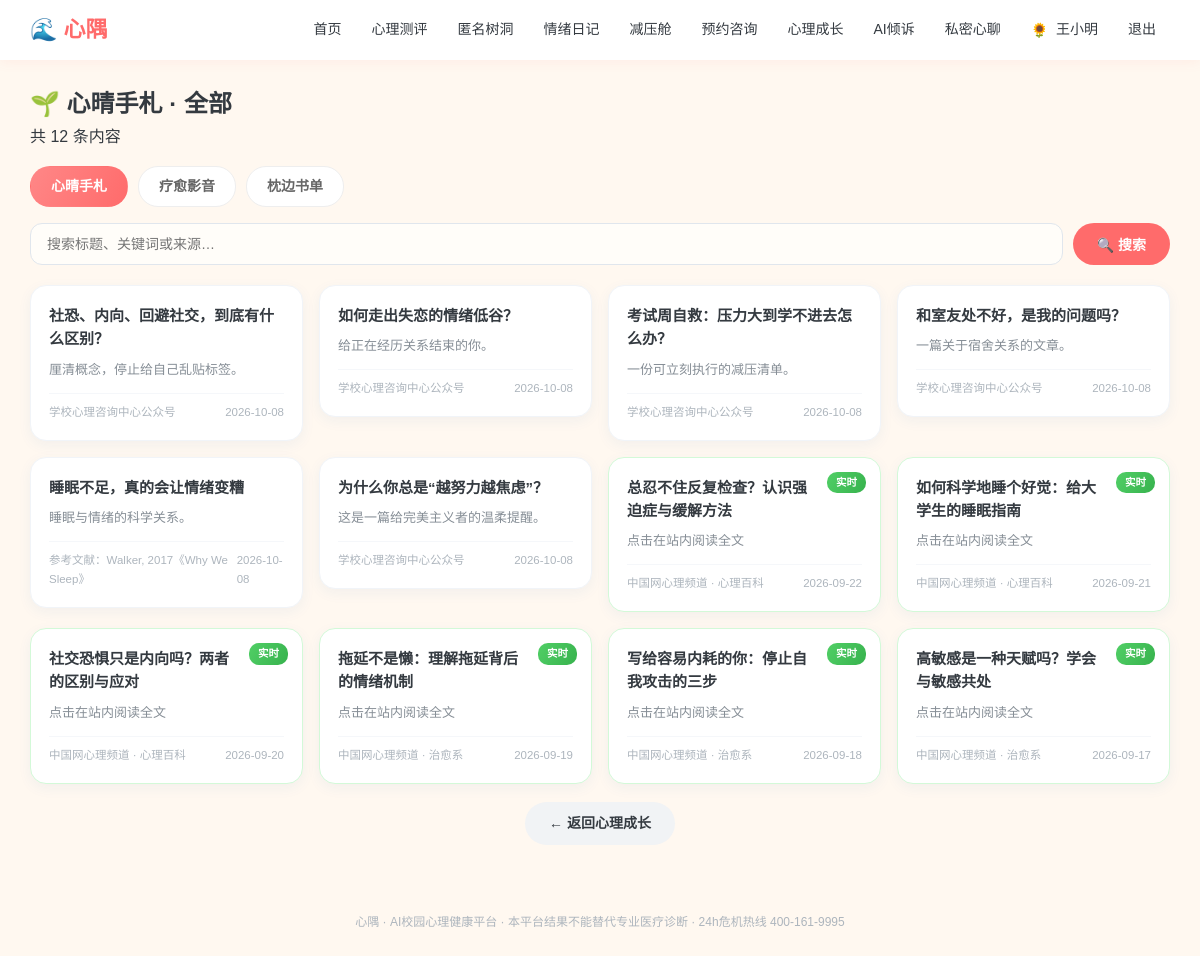
The page /learn/article/all (signed in) on the database its author committed.
### models.py (models this page shows, shortened)
class User(db.Model):
    __tablename__ = "users"
    id = db.Column(db.Integer, primary_key=True)
    username = db.Column(db.String(64), unique=True, nullable=False)
    password_hash = db.Column(db.String(256), nullable=False)
    role = db.Column(db.String(16), default="student")   #student/counselor
    real_name = db.Column(db.String(64), default="")
    gender = db.Column(db.String(8), default="")
    grade = db.Column(db.String(32), default="")
    major = db.Column(db.String(64), default="")
    phone = db.Column(db.String(32), default="")
    avatar = db.Column(db.String(16), default="🌻")
    avatar_type = db.Column(db.String(16), default="emoji")   #emoji/upload
    avatar_file = db.Column(db.String(128), default="")       #本地上传头像文件名
    profile_completed = db.Column(db.Boolean, default=False)  #首次登录是否已完成基本信息
    qualification_no = db.Column(db.String(64), default="")   # 注册系统编号/证书编号
    qualification_verified = db.Column(db.Boolean, default=False)
    student_id = db.Column(db.String(32), default="")
    school = db.Column(db.String(128), default="")
    college = db.Column(db.String(128), default="")
    class_name = db.Column(db.String(64), default="")
    enrollment_year = db.Column(db.String(8), default="")
    education_level = db.Column(db.String(32), default="")
    student_status = db.Column(db.String(32), default="")
    employee_id = db.Column(db.String(32), default="")
    teacher_title = db.Column(db.String(64), default="")
    department = db.Column(db.String(128), default="")
    qualification = db.Column(db.String(256), default="")
    intro = db.Column(db.String(512), default="")
    created_at = db.Column(db.DateTime, default=datetime.now)

class Resource(db.Model):
    __tablename__ = "resources"
    id = db.Column(db.Integer, primary_key=True)
    title = db.Column(db.String(128))
    category = db.Column(db.String(32), default="科普")
    summary = db.Column(db.String(256), default="")
    content = db.Column(db.Text, default="")
    author = db.Column(db.String(64), default="心隅心理中心")
    source = db.Column(db.String(128), default="")
    url = db.Column(db.String(256), default="")    #视频/书籍的外部观看或检索链接
    cover = db.Column(db.String(256), default="")     #书籍封面图片
    kind = db.Column(db.String(16), default="article")  #article/video/book
    created_at = db.Column(db.DateTime, default=datetime.now)

### app.py (the view)
@app.route("/learn/<tab>/all")
@login_required()
def learn_all(u, tab):
    if tab not in LEARN_TABS:
        tab = "article"
    q = (request.args.get("q") or "").strip()
    page = request.args.get("page", 1, type=int)
    per = 24
    live = news.get_learn_articles() if tab == "article" else []
    db_rows = Resource.query.filter_by(kind=tab).order_by(Resource.created_at.desc()).all()
    items = []
    if tab == "article":
        for it in live:
            items.append({"title": it["title"], "summary": "点击在站内阅读全文", "kind": "article","author": it["source"], "source": it["source"],
                          "date": it["date"], "url": it["url"], "is_live": True})
    for r in db_rows:
        items.append({"title": r.title, "summary": r.summary, "kind": r.kind,"author": r.author, "source": r.source,"date": r.created_at.strftime("%Y-%m-%d"),
                      "rid": r.id,"is_live": False, "url": r.url or "", "cover": r.cover or ""})
    if q:
        items = [x for x in items if q in x["title"] or q in (x["summary"] or "") or q in (x["source"] or "")]
    items.sort(key=lambda x: x.get("date") or "", reverse=True)
    total = len(items)
    pages = max(1, (total + per - 1) // per)
    page = min(max(1, page), pages)
    page_items = items[(page - 1) * per: page * per]
    t, online = news.last_updated("learn") if tab == "article" else ("", False)
    return render_template("learn_all.html", u=u, tab=tab, tabs=LEARN_TABS,items=page_items, q=q, page=page, pages=pages, total=total,
                           news_t=t, online=online)

### app.py (called while the page is built)
def login_required(role=None):
    def decor(f):
        @wraps(f)
        def wrapper(*args,**kwargs):
            uid = session.get("uid")
            if not uid:
                return redirect(url_for("login", next=request.path))
            u = db.session.get(User, uid)
            if not u:
                session.clear()
                return redirect(url_for("login"))
            if not u.profile_completed and request.endpoint not in (
                    "profile", "logout", "static", "avatar_upload"):
                flash("首次登录请先完善你的基本信息", "warn")
                return redirect(url_for("profile"))
            if role and u.role != role:
                flash("该页面需要相应权限", "warn")
                return redirect(url_for("index"))
            return f(u, *args, **kwargs)
        return wrapper
    return decor

@app.context_processor
def inject_globals():
    uid = session.get("uid")
    u = db.session.get(User, uid) if uid else None
    def avatar_html(usr, cls="", emoji_cls=""):
        if usr and usr.avatar_type == "upload" and usr.avatar:
            return f'<img class="{cls}" src="{usr.avatar}" alt="头像">'
        return f'<span class="{emoji_cls}">{usr.avatar or "👤" if usr else "👤"}</span>'
    return {"now": datetime.now(), "u": u, "avatar_html": avatar_html}

### news.py (called while the page is built, shortened)
def _cached(key, fetcher, fallback):
    now = time.time()
    if key in CACHE and now - CACHE[key][0] < CACHE_TTL:
        return CACHE[key][1]

def get_learn_articles():
    def f():
        out = []
        for name, url in LEARN_SOURCES.items():
            for it in _parse_links(_get(url), "http://psy.china.com.cn/")[:5]:
                out.append({"title": it["title"], "date": it["date"] or "近期",
                            "url": it["url"], "source": "中国网心理频道 · " + name})
        return out[:10] or None
    return _cached("learn", f, FALLBACK_LEARN)

def last_updated(key):
    if key not in CACHE:
        return "尚未更新", False
    ts, online = CACHE[key][0], CACHE[key][2] if len(CACHE[key]) > 2 else True
    return datetime.fromtimestamp(ts).strftime("%Y-%m-%d %H:%M"), online

### templates/learn_all.html (shortened to what this page needs)
{% extends "base.html" %}
{% block body %}
<div class="wrap">
  <div class="page-head">
    <h2>🌱 {{ tabs[tab] }} · 全部</h2>
    <p>共 {{ total }} 条内容{% if q %}，搜索“{{ q }}”{% endif %}</p>
  </div>
  <div class="sub-tabs">
    {% for k, name in tabs.items() %}
    <a class="sub-tab {% if k==tab %}active{% endif %}" href="{{ url_for('learn_all', tab=k) }}">{{ name }}</a>
    {% endfor %}
  </div>
  <form class="search-bar" method="get" action="{{ url_for('learn_all', tab=tab) }}">
    <input type="text" name="q" value="{{ q }}" placeholder="搜索标题、关键词或来源…">
    <button class="btn" type="submit">🔍 搜索</button>
  </form>
  {% if items|length == 0 %}
  <div class="empty">没有找到相关内容，换个关键词试试吧。</div>
  {% elif tab == 'article' %}
    <div class="post-grid">
      {% for it in items %}
      <a class="pcard {% if it.is_live %}live{% endif %}"
         href="{% if it.is_live %}{{ url_for('reader') }}?url={{ it.url|urlencode }}{% else %}{{ url_for('learn_post', rid=it.rid) }}{% endif %}">
        {% if it.is_live %}<span class="live-badge">实时</span>{% endif %}
        <h4>{{ it.title }}</h4>
        <p>{{ it.summary }}</p>
        <div class="m-meta"><span>{{ it.source }}</span><span>{{ it.date }}</span></div>
      </a>
      {% endfor %}
    </div>
  {% endif %}
  <div style="text-align:center;margin:18px 0">
    <a class="btn btn-ghost" href="{{ url_for('learn', tab=tab) }}">← 返回心理成长</a>
  </div>
</div>
{% endblock %}

### templates/base.html (shortened to what this page needs)
<!DOCTYPE html>
<html lang="zh-CN">
<head>
<link href="{{ url_for('static', filename='css/style.css') }}" rel="stylesheet">
</head>
<body>
<nav class="topnav">
  <div class="nav-inner">
    <a class="brand" href="{{ url_for('index') }}">🌊 心隅</a>
    <div class="nav-links">
      {% if u %}
        {% if u.role == 'student' %}
          <a href="{{ url_for('index') }}">首页</a>
          <a href="{{ url_for('assessments') }}">心理测评</a>
          <a href="{{ url_for('treehole') }}">匿名树洞</a>
          <a href="{{ url_for('mood') }}">情绪日记</a>
          <a href="{{ url_for('relax') }}">减压舱</a>
          <a href="{{ url_for('booking') }}">预约咨询</a>
          <a href="{{ url_for('learn') }}">心理成长</a>
          <a href="{{ url_for('chat') }}">AI倾诉</a>
          <a href="{{ url_for('rag_chat_page') }}" title="私密心聊：端侧离线·数据不出本机的一对一私人AI心理咨询">私密心聊</a>
        {% endif %}
        <a class="nav-user" href="{{ url_for('profile') }}" title="个人信息"><span class="nav-avatar-wrap">{{ avatar_html(u, cls="nav-avatar") | safe }}</span> {{ u.real_name or u.username }}</a>
        <a href="{{ url_for('logout') }}">退出</a>
      {% else %}
        <a href="{{ url_for('login') }}">登录</a>
        <a href="{{ url_for('register') }}">注册</a>
      {% endif %}
    </div>
  </div>
</nav>
<main class="container">{% block body %}{% endblock %}</main>
<footer class="footer">心隅 · AI校园心理健康平台 · 本平台结果不能替代专业医疗诊断 · 24h危机热线 400-161-9995</footer>
</body>
</html>

### static/css/style.css (style rules this page uses)
* { margin: 0; padding: 0; box-sizing: border-box; }
:root { --brand: #ff6b6b; --brand2: #ffa94d; --sky: #4dabf7; --mint: #51cf66; --sun: #ffd43b; --ink: #343a40; --ink2: #868e96; --bg: #fff8f0; --card: #ffffff; --soft: #fff1e6; }
body { font-family: "Microsoft YaHei", "PingFang SC", sans-serif; background: var(--bg); color: var(--ink); line-height: 1.65; }
a { color: var(--brand); text-decoration: none; }
.topnav { background: #fff; box-shadow: 0 2px 12px rgba(255,107,107,.08); position: sticky; top: 0; z-index: 100; }
.nav-inner { max-width: 1180px; margin: 0 auto; padding: 0 20px; height: 60px; display: flex; align-items: center; justify-content: space-between; }
.brand { font-size: 22px; font-weight: 800; color: var(--brand); display:flex; align-items:center; gap:6px; }
.nav-links { display: flex; gap: 2px; align-items: center; flex-wrap: wrap; }
.nav-links a { color: var(--ink); padding: 7px 14px; border-radius: 20px; font-size: 14px; font-weight: 500; transition: .2s; }
.nav-user { font-size: 13px; color: var(--ink2); padding: 0 8px; }
.nav-avatar-wrap { display: inline-flex; vertical-align: middle; margin-right: 4px; }
.container { max-width: 1180px; margin: 24px auto; padding: 0 20px; }
.footer { text-align: center; color: #adb5bd; font-size: 12px; padding: 28px; margin-top: 40px; }
.btn { display: inline-block; background: var(--brand); color: #fff; border: none; padding: 10px 24px; border-radius: 24px; font-size: 14px; cursor: pointer; font-weight: 600; transition:.2s; }
.btn-ghost { background:#f1f3f5; color:var(--ink); }
input[type=text], input[type=password], input[type=date], input[type=time], select, textarea { width: 100%; padding: 10px 14px; border: 2px solid #ffe3d3; border-radius: 12px; font-size: 14px; font-family: inherit; background:#fffdf9; }

### templates/learn_all.html (style rules this page uses)
.sub-tabs { display:flex;gap:10px;margin:16px 0;flex-wrap:wrap }
.sub-tab { padding:8px 20px;border-radius:20px;background:#fff;color:#666;font-size:14px;font-weight:600;border:1px solid #eee }
.sub-tab.active { background:linear-gradient(120deg,#ff8787,#ff6b6b);color:#fff;border-color:transparent }
.post-grid { display:grid;grid-template-columns:repeat(auto-fill,minmax(260px,1fr));gap:16px;align-items:start }
.pcard { background:#fff;border-radius:16px;padding:18px;box-shadow:0 4px 14px rgba(33,99,180,.06);display:block;position:relative;border:1px solid #f1f4f8 }
.pcard h4 { font-size:15px;color:#343a40;line-height:1.55;margin-bottom:8px;font-weight:700 }
.pcard p { font-size:13px;color:#868e96;line-height:1.7;margin-bottom:12px;display:-webkit-box;-webkit-line-clamp:3;-webkit-box-orient:vertical;overflow:hidden }
.pcard .m-meta { display:flex;justify-content:space-between;font-size:11.5px;color:#adb5bd;border-top:1px solid #f5f7fa;padding-top:9px;gap:8px }
.live-badge { position:absolute;top:14px;right:14px;background:linear-gradient(120deg,#51cf66,#37b24d);color:#fff;font-size:10.5px;padding:2px 9px;border-radius:10px;font-weight:600 }
.pcard.live { border-color:#d3f9d8 }
.pcard.live h4 { padding-right:46px }
.search-bar { display:flex;gap:10px;margin-bottom:20px }
.search-bar input { flex:1;padding:12px 16px;border:1px solid #e0e6ed;border-radius:12px;font-size:14px }

### rows shown on the page
User: avatar_type+avatar "🌻", real_name "王小明"
Resource: title "社恐、内向、回避社交，到底有什么区别？", summary "厘清概念，停止给自己乱贴标签。", source "学校心理咨询中心公众号", date "2026-10-08"
Resource: title "如何走出失恋的情绪低谷？", summary "给正在经历关系结束的你。", source "学校心理咨询中心公众号", date "2026-10-08"
Resource: title "考试周自救：压力大到学不进去怎么办？", summary "一份可立刻执行的减压清单。", source "学校心理咨询中心公众号", date "2026-10-08"
Resource: title "和室友处不好，是我的问题吗？", summary "一篇关于宿舍关系的文章。", source "学校心理咨询中心公众号", date "2026-10-08"
Resource: title "睡眠不足，真的会让情绪变糟", summary "睡眠与情绪的科学关系。", source "参考文献：Walker, 2017《Why We Sleep》", date "2026-10-08"
Resource: title "为什么你总是“越努力越焦虑”？", summary "这是一篇给完美主义者的温柔提醒。", source "学校心理咨询中心公众号", date "2026-10-08"

### other values the page prints
{{ tabs[tab] }} "心晴手札"
{{ total }} "12"
{{ name }} "心晴手札" "疗愈影音" "枕边书单"
{{ it.title }} "总忍不住反复检查？认识强迫症与缓解方法" "如何科学地睡个好觉：给大学生的睡眠指南" "社交恐惧只是内向吗？两者的区别与应对" "拖延不是懒：理解拖延背后的情绪机制" "写给容易内耗的你：停止自我攻击的三步" "高敏感是一种天赋吗？学会与敏感共处"
{{ it.summary }} "点击在站内阅读全文" "点击在站内阅读全文" "点击在站内阅读全文" "点击在站内阅读全文" "点击在站内阅读全文" "点击在站内阅读全文"
{{ it.source }} "中国网心理频道 · 心理百科" "中国网心理频道 · 心理百科" "中国网心理频道 · 心理百科" "中国网心理频道 · 治愈系" "中国网心理频道 · 治愈系" "中国网心理频道 · 治愈系"
{{ it.date }} "2026-09-22" "2026-09-21" "2026-09-20" "2026-09-19" "2026-09-18" "2026-09-17"
